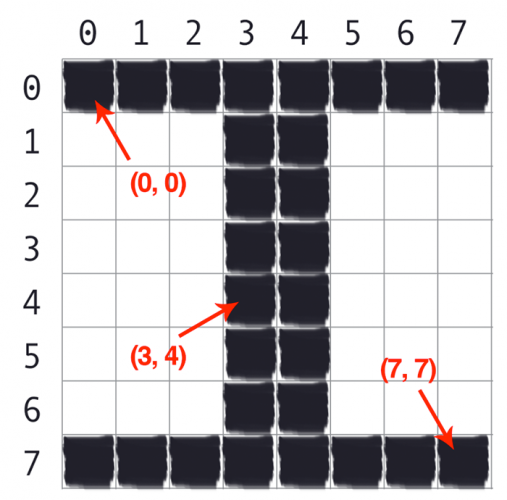
#> input picture 10.OpenCV/opencv_getting_setting_image_coordinates-e1609416591370.png, 507 x 500 px, given in place of dog.png, which was not available
$ jupyter execute OpenCV_Histogram_equalization.ipynb   (shell and % lines are left out)   (text cells are left out)
#> lines starting #> are read from the running program, lines starting #| are printed output that depends on the picture
[cell 1]
%cd opencv-histogram-equalization

[cell 2]
# import the necessary packages
import matplotlib.pyplot as plt
import argparse
import cv2

[cell 3]
def plt_imshow(title, image):
    # convert the image frame BGR to RGB color space and display it
	image = cv2.cvtColor(image, cv2.COLOR_BGR2RGB)
	plt.imshow(image)
	plt.title(title)
	plt.grid(False)
	plt.show()

[cell 4]
# # construct the argument parser and parse the arguments
# ap = argparse.ArgumentParser()
# ap.add_argument("-i", "--image", type=str, required=True,
# 	help="path to the input image")
# args = vars(ap.parse_args())

# since we are using Jupyter Notebooks we can replace our argument
# parsing code with *hard coded* arguments and values
args = {
    "image": "images/dog.png"
}

[cell 5]
# 1.이미지 로드
# 2. 해당 이미지를 grayscale로 변환
print("[INFO] loading input image...")
image = cv2.imread(args["image"])
#> image is the input picture: shape (500, 507, 3); mean B, G, R 189.9, 187.2, 189.5
gray = cv2.cvtColor(image, cv2.COLOR_BGR2GRAY)

# apply histogram equalization
print("[INFO] performing histogram equalization...")
equalized = cv2.equalizeHist(gray)
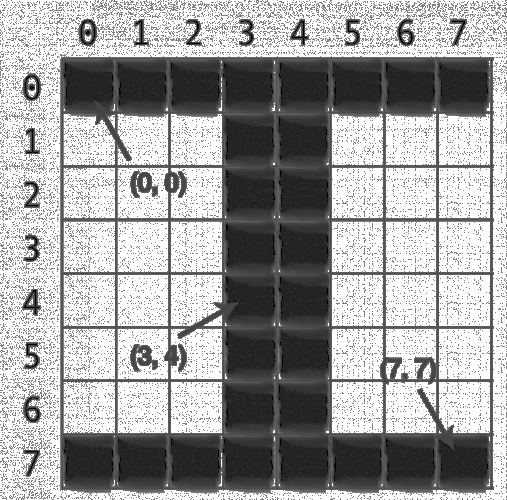
#> equalized: shape (500, 507); min 0, max 255, mean 162.3

[cell 6]
# show the original grayscale image and equalized image
plt_imshow("Input", gray)
plt_imshow("Histogram Equalization", equalized)

[cell 7]
from IPython.display import Image
Image("/content/opencv-histogram-equalization/images/moon_equalizaton_before_After.PNG")

[cell 8]
Image("/content/opencv-histogram-equalization/images/dog_equalizaton_before_After.PNG")

[cell 9]
Image("/content/opencv-histogram-equalization/images/boston_equalizaton_before_After.PNG")

[cell 10]
# # construct the argument parser and parse the arguments
# ap = argparse.ArgumentParser()
# ap.add_argument("-i", "--image", type=str, required=True,
# 	help="path to the input image")
# ap.add_argument("-c", "--clip", type=float, default=2.0,
# 	help="threshold for contrast limiting")
# ap.add_argument("-t", "--tile", type=int, default=8,
# 	help="tile grid size -- divides image into tile x time cells")
# args = vars(ap.parse_args())

# since we are using Jupyter Notebooks we can replace our argument
# parsing code with *hard coded* arguments and values
args = {
    "image": "images/dog.png",
    "clip": 2.0,
    "tile": 8
}

[cell 11]
# 대비제한 적응형 히스토그램 이퀄라이제이션 적용
# 1.Clip Limitation Adaptive Histogram Equalization초기화
print("[INFO] loading input image...")
image = cv2.imread(args["image"])
gray = cv2.cvtColor(image, cv2.COLOR_BGR2GRAY)

# 2. clahe적용
print("[INFO] applying CLAHE...")
clahe = cv2.createCLAHE(clipLimit=args["clip"],
	tileGridSize=(args["tile"], args["tile"]))
equalized = clahe.apply(gray)

[cell 12]
# show the original grayscale image and CLAHE output image
plt_imshow("Input", gray)
plt_imshow("CLAHE", equalized)

$ run again, on 01.ML/03.Scikit-Learn/Classification/Voting.PNG
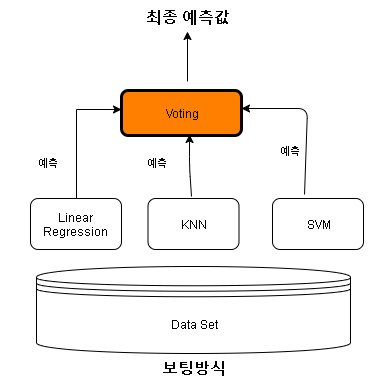
#> input picture 01.ML/03.Scikit-Learn/Classification/Voting.PNG, 383 x 384 px, given in place of dog.png, which was not available
#> image is the input picture: shape (384, 383, 3); mean B, G, R 237.3, 241.5, 245.6
#> `gray = cv2.cvtColor(image, cv2.COLOR_BGR2GRAY)`:
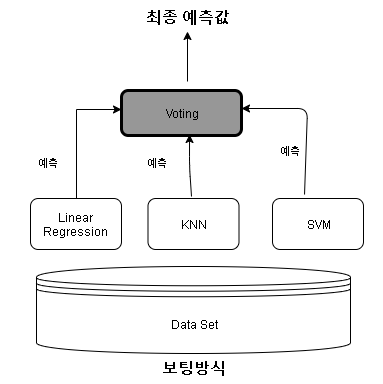
#> gray: shape (384, 383); min 0, max 255, mean 242.2
#> `equalized = cv2.equalizeHist(gray)`:
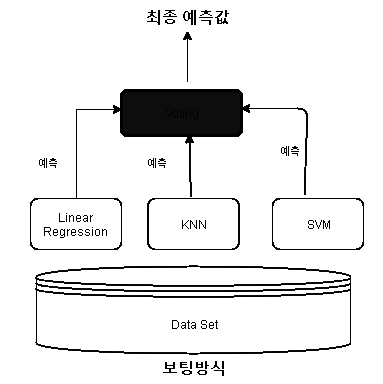
#> equalized: shape (384, 383); min 0, max 255, mean 234.5
